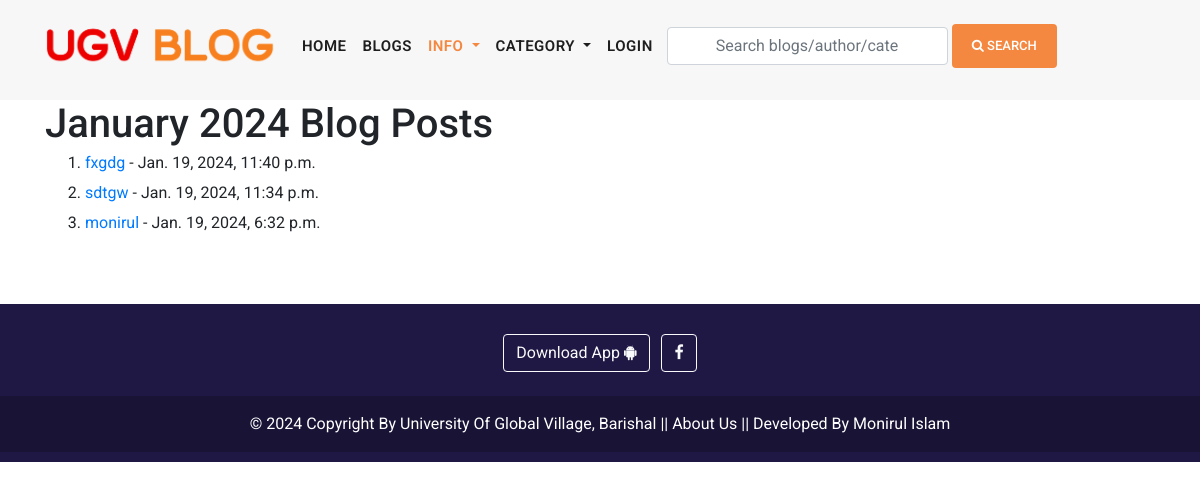
Page /archive/2024/1/ on the earlier database version.
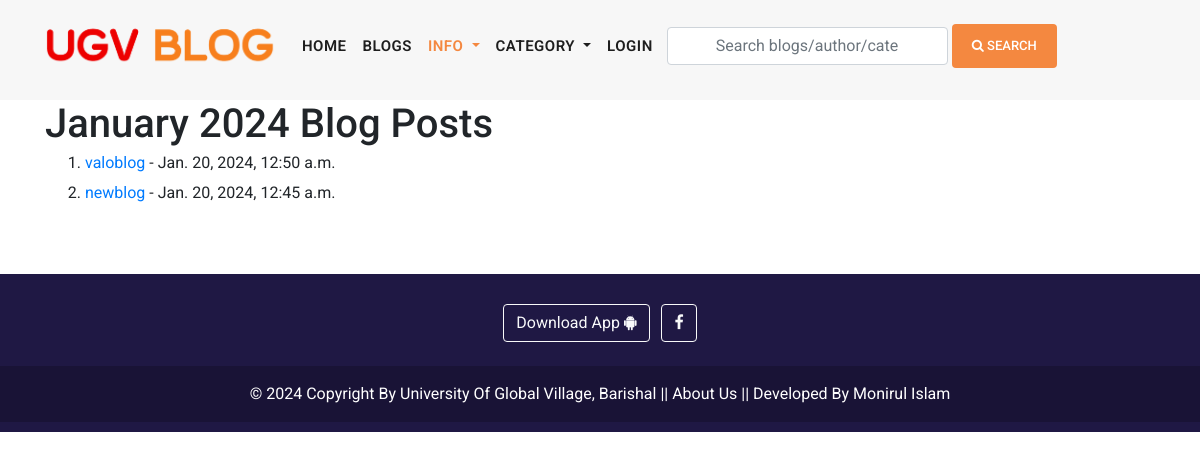
Same page on the later database version.
### blog/models.py (models this page shows, shortened)
class Site(models.Model):
    header_logo = models.ImageField(upload_to="site_info")
    footer_logo = models.ImageField(upload_to="site_info")
    site_name = models.CharField(max_length=25)

class Blog(models.Model):
    user = models.ForeignKey(
        User,
        related_name='user_blogs',
        on_delete= models.CASCADE
    )
    category = models.ForeignKey(
        Category,
        related_name='category_blogs',
        on_delete=models.CASCADE
    )
    tags = models.ManyToManyField(
        Tag,
        related_name='tag_blogs',
        blank=True
    )
    likes = models.ManyToManyField(
        User,
        related_name='user_likes',
        blank=True
    )
    title = models.CharField(max_length=400,unique=True)
    slug = models.SlugField(null=True, blank=True, unique=True)
    views = models.PositiveIntegerField(default=0)
    banner = models.ImageField(
        upload_to='blog_banners/',
        validators=[FileExtensionValidator(allowed_extensions=['jpg', 'png','jpeg'])]
        )
    description = RichTextField()
    created_date = models.DateTimeField(auto_now_add=True)

### blog/views.py (the view)
# urls.py: path('archive/<int:year>/<int:month>/', blog_posts_by_month, name='blog_posts_by_month'),
def blog_posts_by_month(request, year, month):
    start_date = datetime(year, month, 1)
    end_date = datetime(year, month % 12 + 1, 1) if month < 12 else datetime(year + 1, 1, 1)
    blog_posts = Blog.objects.filter(created_date__gte=start_date, created_date__lt=end_date)
    context = {
        'year': year,
        'month': month,
        'month_name': month_name[month],
        'blog_posts': blog_posts,
    }
    return render(request, 'blog_posts_by_month.html', context)

### blog/context_processors.py (called while the page is built)
def get_all_categories(request):
    categories = Category.objects.all()[:20]
    category_counts = []
    for category in categories:
        blog_count = Blog.objects.filter(category=category).count()
        if blog_count > 0:  # Only include non-empty categories
            category_counts.append({'category': category, 'blog_count': blog_count})
    context = {
        "categories":categories,
        "category_counts": category_counts,
    }
    return context

def site_info(request):
    site = Site.objects.all()
    context = {
        "site":site,
    }
    return context

def ugv_ads(request):
    latest_ad = Ugv_Ad.objects.all()
    context =  {
        'latest_ad': latest_ad,
    }
    return context

### user_profile/context_processors.py (called while the page is built, shortened)
def user_notifications(request):
    context = {}
    return context

### templates/blog_posts_by_month.html (shortened to what this page needs)
{% extends 'base.html' %}
{% load static %}
{% block content %}
<div class="container">
    <h1>{{ month_name }} {{ year }} Blog Posts</h1>
<ol type="1" >
    {% for post in blog_posts reversed %}
        <li style="line-height: 30px;">
            <a href="{% url 'blog_details' slug=post.slug %}">{{ post.title }}</a>
            - {{ post.created_date }}
        </li>
    {% endfor %}
</ol>
</div>
{% endblock content %}

### templates/base.html (shortened to what this page needs)
{% load static %}
<!DOCTYPE html>
<html lang="en">
<head>
    <link href="{% static 'vendor/bootstrap/css/bootstrap.min.css' %}" rel="stylesheet">
    <link rel="stylesheet" href="{% static 'assets/css/fontawesome.css' %}">
    <link rel="stylesheet" href="{% static 'assets/css/ugvblog.css' %}">
    <link rel="stylesheet" href="{% static 'assets/css/owl.css' %}">
    <link rel="stylesheet" href="{% static 'assets/css/main.css' %}">
</head>
<body >
{% include 'header.html' %}
{% block content %}
{% endblock content %}
{% include 'footer.html' %}
</body>
</html>

### templates/header.html (shortened to what this page needs)
{% load static %}
<header class="sticky-header">
    <nav class="navbar navbar-expand-lg">
        <div class="container">
            {% for site_instance in site %}
            <a  class="navbar-brand" href="{% url 'home'  %}"><img draggable="false" style="width: 230px; height: 50px;" src="{{site_instance.header_logo.url}}" alt=""></a>
            {% endfor %}
        <div class="collapse navbar-collapse" id="navbarResponsive">
            <ul class="navbar-nav ml-auto">
            <li class="nav-item {% if request.path == '/' %}active{% endif %}">
                <a class="nav-link" href="{% url 'home' %}">Home
                </a>
            </li>
            <li class="nav-item {% if request.path == '/blogs/' %}active{% endif %}">
                <a class="nav-link" href="{% url 'blogs' %}">Blogs</a>
            </li>
            <li class="nav-item dropdown {% if '/top-bloggers/' in request.path %}active {% elif '/about/' in request.path %} active {% elif '/contact/' in request.path %} active {% elif '/archive/' in request.path %} active {% endif %}  ">
                <a class="nav-link dropdown-toggle" href="#" id="navbarDropdown" role="button" data-toggle="dropdown" aria-haspopup="true" aria-expanded="false">
                  Info
                </a>
            </li>
            <li class="nav-item dropdown {% if '/category_blogs/' in request.path %} active {% endif %}">
                <a class="nav-link dropdown-toggle" href="#" id="navbarDropdown" role="button" data-toggle="dropdown" aria-haspopup="true" aria-expanded="false">
                  Category
                </a>
            </li>
            <li>
                {% if request.user.is_authenticated %}
                <li class="nav-item dropdown {% if '/profile/' in request.path %}active {% elif '/user_notifications/' in request.path %}active {% elif '/wishlist/' in request.path %}active {% elif '/line_chart/' in request.path %}active {% endif %} ">
                    <a class="nav-link dropdown-toggle" href="#" id="navbarDropdown" role="button" data-toggle="dropdown" aria-haspopup="true" aria-expanded="false">
                      {% if request.user.username %}
                      {{request.user.username}}
                      {% endif %}
                    </a>
                    <div class="dropdown-menu" aria-labelledby="navbarDropdown">
                      <a class="dropdown-item {% if '/profile/' in request.path %}active{% endif %}" href="{% url 'profile' %}"><i class="fa fa-user"></i> My Profile</a>
                      <a class="dropdown-item {% if '/user_notifications/' in request.path %}active{% endif %} " href="{% url 'user_notifications' %}"><i class="fa fa-bell"></i>
                        {% if unseen > 0 %}
                        Notifaction ({{unseen}})
                         {% else %}
                        Notification
                        {% endif %}
                        </a>
                      <a class="dropdown-item {% if '/line_chart/' in request.path %}active{% endif %}" href="{% url 'line_chart' %}"><i class="fa fa-history"></i> All Views</a>
                      <a class="dropdown-item {% if '/wishlist/' in request.path %}active{% endif %}" href="{% url 'wishlist' %}"><i class="fa fa-bookmark"></i> Saved Blogs</a>
                      <a class="dropdown-item {% if '/deleted_blogs/' in request.path %}active{% endif %}" href="{% url 'deleted_blogs' %}"><i class="fa fa-trash"></i> Deleted Blogs</a>
                      <a class="dropdown-item" href="{% url 'logout' %}"><i class="fa fa-sign-out" aria-hidden="true"></i> Logout</a>
                    </div>
                </li>
                {% else %}
                <li class="nav-item
                {% if request.path == '/login/' %}active{% endif %}">
                    <a class="nav-link" href="{% url 'login' %}">LOGIN</a>
                </li>
                {% endif %}
            </li>
            </ul>
            <form class="form-inline d-flex flex-nowrap my-2 ml-auto search_form" action="{% url 'search_blogs' %}" method="GET" >
                <input class="form-control px-5" name="search" type="text" placeholder="Search blogs/author/category/tags "  required>
                <button class="btn btn-primary ml-1"><i class="fa fa-search"></i> Search</button>
            </form>
        </div>
        </div>
    </nav>
</header>

### templates/footer.html (shortened to what this page needs)
{% load static %}
{% for site in site %}
<div  class="container-fluid my-3 custom-container">
<footer class=" text-center text-white" style="background-color: #1F1844;">
  <div class="container-fluid p-3 pb-0">
    <section class="mb-1">
      <a class="btn btn-outline-light btn-floating m-1" href="#" role="button"
        >Download App  <i class="fa fa-android"></i
      ></a>
      <a class="btn btn-outline-light btn-floating m-1" href="https://www.facebook.com/ugvbarisal/" role="button"
        ><i class="fa fa-facebook-f"></i
      ></a>
    </section>
  </div>
  <div class="text-center p-3" style="background-color: rgba(0, 0, 0, 0.2);">
    <a  class="text-white" target="_blank" href="https://ugv.edu.bd/">© 2024 Copyright By University Of Global Village, Barishal</a> ||
    <a class="text-white"  href="{% url 'about' %}">About Us</a> ||
    <a class="text-white" target="_blank" href="https://www.facebook.com/moniruldevelopers"> Developed By Monirul Islam</a>
  </div>
</footer>
</div>
{% endfor %}

### blog/static/assets/css/ugvblog.css (style rules this page uses)
body { font-family: 'Roboto', sans-serif; overflow-x: hidden; text-rendering: optimizeLegibility; -webkit-font-smoothing: antialiased; -moz-osx-font-smoothing: grayscale; }
a { text-decoration: none!important; }
ul { padding: 0; margin: 0; list-style: none; }
h1,h2,h3,h4,h5,h6 { margin: 0px; }
header { z-index: 99999; width: 100%; height: 100px; background-color: #f7f7f7; -webkit-transition: all 0.3s ease-in-out 0s; -moz-transition: all 0.3s ease-in-out 0s; -o-transition: all 0.3s ease-in-out 0s; transition: all 0.3s ease-in-out 0s; }
header .navbar { padding: 16px 0px; }
.navbar .navbar-brand { float: left; margin-top: -12px; outline: none; }
#navbarResponsive { z-index: 999; }
.navbar-collapse { text-align: center; }
.navbar .navbar-nav .nav-item { margin: 0px 0px; }
.navbar .navbar-nav a.nav-link { text-transform: capitalize; font-size: 15px; font-weight: 600; text-transform: uppercase; letter-spacing: 0.5px; color: #1e1e1e; transition: all 0.3s; }
.navbar .navbar-nav .nav-link:hover, .navbar .navbar-nav .active>.nav-link, .navbar .navbar-nav .nav-link.active, .navbar .navbar-nav .nav-link.show, .navbar .navbar-nav .show>.nav-link { color: #f48840; }
footer { margin-top: 66px; text-align: center; background-color: #20232e; padding: 10px 0px; }

### blog/static/assets/css/main.css (style rules this page uses)
.btn-primary { display: inline-block; background-color: #f48840; color: #fff; font-size: 13px; font-weight: 500; padding: 12px 20px; text-transform: uppercase; transition: all .3s; border: none; outline: none; }
input, textarea { text-transform: none !important; }
.ml-auto, .mx-auto { margin-left: 3px!important; margin-right: 3px!important; }
.container-fluid { width: 100% !important; margin-right: auto !important; margin-left: auto !important; }

### templates/footer.html (style rules this page uses)
.custom-container { padding-left: 0; padding-right: 0; }

Differences in the rows shown:
removed Blog: title "fxgdg", created_date "Jan. 19, 2024, 11:40 p.m."
removed Blog: title "sdtgw", created_date "Jan. 19, 2024, 11:34 p.m."
removed Blog: title "monirul", created_date "Jan. 19, 2024, 6:32 p.m."
added Blog: title "valoblog", created_date "Jan. 20, 2024, 12:50 a.m."
added Blog: title "newblog", created_date "Jan. 20, 2024, 12:45 a.m."
